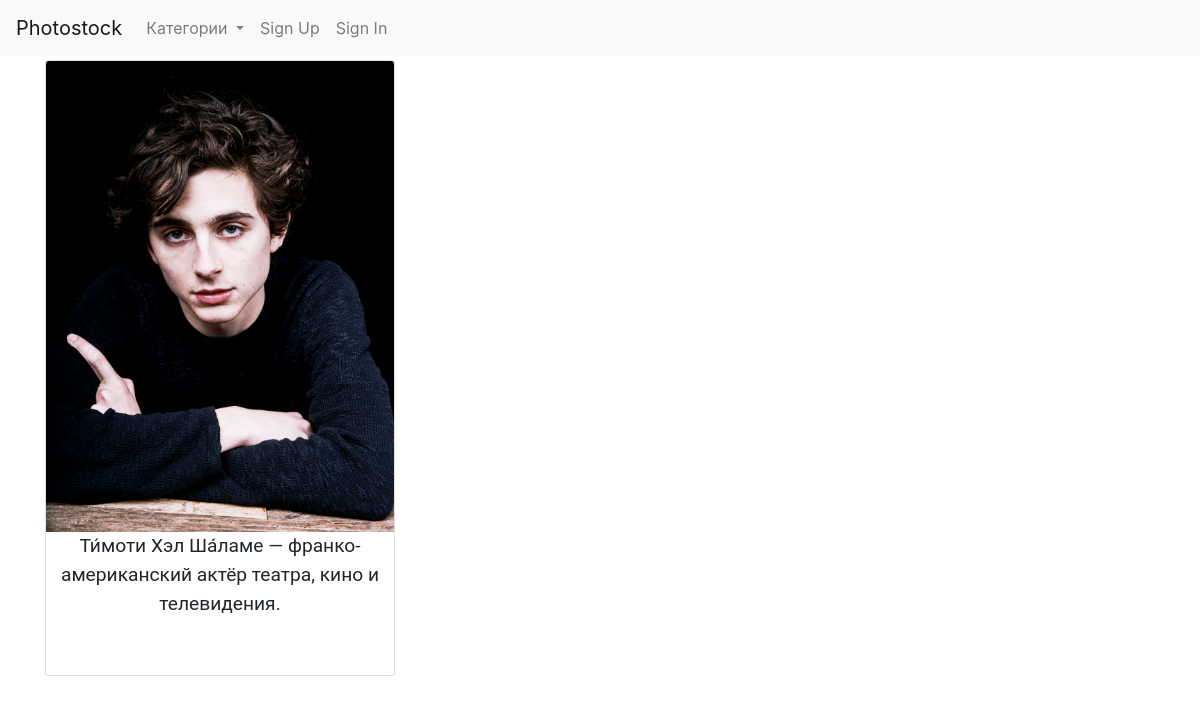
/pics/3/, run on the app's committed database.
### pictures/models.py (models this page shows, shortened)
class Picture(models.Model):
    user = models.ForeignKey(User, on_delete=models.CASCADE)
    title = models.CharField(max_length=255)
    picture = models.ImageField(upload_to='images/')
    small_picture = ImageSpecField(source='picture',
                                      processors=[ResizeToFill(250, 300)],
                                      format='JPEG',
                                      options={'quality': 60})
    description = models.TextField(null=True, blank=True)
    category = models.ForeignKey(Category, on_delete=models.CASCADE)

### pictures/views.py (the view)
# urls.py: path("<int:pk>/", PictureDetail.as_view(), name="picture_detail"),
class PictureDetail(DetailView):
        model = Picture
        context_object_name = "pic"
        def get_context_data(self, **kwargs):
            context = super().get_context_data(**kwargs)
            context["cat_menu"] = Category.objects.all()
            if self.request.user.is_authenticated:
                if Picture.objects.filter(user=self.request.user).exists():
                    context["download"] = True
            return context

### photostock/utils/context_processors.py (called while the page is built)
def settings_context(_request):
    return {"DEBUG": settings.DEBUG}

### pictures/models.py (called while the page is built)
    def get_count_category(self):
        return Picture.objects.filter(category=self.id).count()

### photostock/templates/pictures/picture_detail.html (shortened to what this page needs)
{% extends "base.html" %}
{% block content %}
<div class="row">
  <div class="col-sm-4">
    <div class="card">
      <img class="card-img-top" src="{{ pic.small_picture.url }}" alt="{{ pic.title }}">
      <p class="card-text" style="text-align: center; font-family: Roboto; font-size:1.2em;">{{ pic.description }}</p>
       <div class="card-body">
     </div>
    </div>
  </div>
</div>
{% endblock %}

### data on the page
Picture: small_picture (picture), description "Ти́моти Хэл Ша́ламе — франко-американский актёр театра, кино и телевидения."
